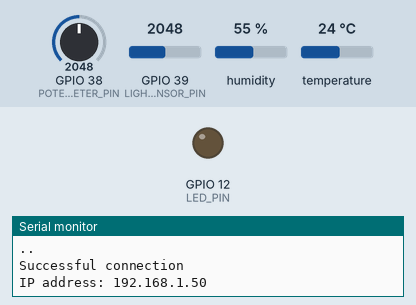
Bench run of a sketch on a simulated ESP32. On the bench: output pins drawn as LEDs (lit = HIGH), the last lines printed to the serial monitor. The test bench sets the inputs (shaded band); at power-on: GPIO 38 (POTENTIOMETER_PIN) = 2048, GPIO 39 (LIGHT_SENSOR_PIN) = 2048, humidity 55 %, temperature 24 °C. WiFi joins after 1.5 s; servers stay silent unless stated; uploads are accepted with an empty reply.

Above: at 16.1 s.
At 34.3 s:
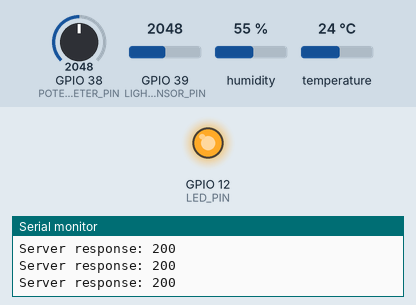
Timing chart, 0 to 41.0 s (numbered marks = the images above):
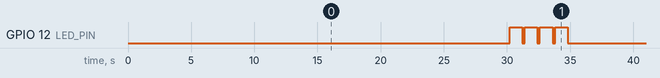

The sketch:

Project.ino
```cpp
// Libraries
#include <WiFi.h>
#include <HTTPClient.h>
#include <ArduinoJson.h>
#include <DHT.h>

//Variables

// Variables Wifi
const char* ssid = "iPhone de Ximena";  // name's network Wi-Fi
const char* password = "ximena123";     // password's Wi-Fi

bool dataSent = false;  // Flag to send data
#define DHTPIN 13      //  DHT22 data pin
#define DHTTYPE DHT22  // Type of the sensor DHT

#define LED_PIN 12 // LED to indicate data transmission

#define LIGHT_SENSOR_PIN A3 // Sensor TEMT6000
#define POTENTIOMETER_PIN A2 // Level sensor simulation

DHT dht(DHTPIN, DHTTYPE);

unsigned long previousMillis = 0;
const long interval = 30000;  // Time interval in milliseconds

void setup() {
  Serial.begin(115200);
  dht.begin();
  connectToWiFi();
  pinMode(LED_PIN, OUTPUT);
}

void loop() {
  unsigned long currentMillis = millis();

  if (currentMillis - previousMillis >= interval) {
    previousMillis = currentMillis;

    float temperature = dht.readTemperature();  // Read temperature with sensor DHT22
    float humidity = dht.readHumidity();         // Read Humidity with sensor DHT22

    float light = analogRead(LIGHT_SENSOR_PIN); // Read light with sensor TEMT6000
    float level = analogRead(POTENTIOMETER_PIN); // Reading level with a sensor simulation with a potentiometer
    // Print the values on the serial port
    Serial.print("Temperature: ");
    Serial.print (temperature);
    Serial.println(" °C");
    Serial.print("Humidity: ");
    Serial.print (humidity);
    Serial.println(" %");
    Serial.print("Light: ");
    Serial.print(light);
    Serial.println(" %");
    Serial.print("Level: ");
    Serial.print(level);
    Serial.println(" %");

    if (WiFi.status() == WL_CONNECTED) {
      sendSensorData (temperature);  // Send temperature to backend
      sendHumidityData (humidity);   // Send humidity to backend
      sendLightData(light);          // Send light to backend
      sendLevelData(level);          // Send level to backend
    }
  }
}

// Void to check if the connection is available
void connectToWiFi() {
  Serial.print("Connecting to ");
  Serial.println(ssid);

  WiFi.begin(ssid, password);

  while (WiFi.status() != WL_CONNECTED) {
    delay(1000);
    Serial.print(".");
  }
  Serial.println("");
  Serial.println("Successful connection");
  Serial.print("IP address: ");
  Serial.println(WiFi.localIP());
}

// Void to send temperature sensor
//data to the backend at the correct sensor ID
void sendSensorData(float temperature) {
  HTTPClient http;
  //Endpoint
  String serverEndpoint = "http://laundryapp.cleverapps.io/api/sensors/update/1";

  // Create a JSON object using ArduinoJson
  StaticJsonDocument<200> jsonDocument;
  jsonDocument["id"] = 1;
  jsonDocument["name"] =  "Temperature";
  jsonDocument["measure"] = temperature;
  jsonDocument["sensorType"] = "TEMPERATURE";
  jsonDocument["status"] = true;

  String jsonString;
  serializeJson(jsonDocument, jsonString);

  http.begin(serverEndpoint);
  http.addHeader("Content-Type", "application/json");
  http.setAuthorization("user", "myPassword");

  // type request PUT
  int httpResponseCode = http.PUT(jsonString);
  // Server responses
  if (httpResponseCode > 0) {
    Serial.print("Server response: ");
    Serial.println(httpResponseCode);
    // LED to indicate data transmission
    digitalWrite(LED_PIN, HIGH);
    delay(1000);
    digitalWrite(LED_PIN, LOW);
  } else {
    Serial.print("Error in the request:");
    Serial.println(httpResponseCode);
  }
  http.end();
}

// Void to send humidity sensor
//data to the backend at the correct sensor ID
void sendHumidityData(float humidity) {
  HTTPClient http;

  String serverEndpoint = "http://laundryapp.cleverapps.io/api/sensors/update/2";

  // Crear un objeto JSON usando ArduinoJson
  StaticJsonDocument<200> jsonDocument;
  jsonDocument["id"] = 2;
  jsonDocument["name"] =  "Humidity";
  jsonDocument["measure"] = humidity;
  jsonDocument["sensorType"] = "HUMIDITY";
  jsonDocument["status"] = false;

  String jsonString;
  serializeJson(jsonDocument, jsonString);

  http.begin(serverEndpoint);
  http.addHeader("Content-Type", "application/json");
  http.setAuthorization("user", "myPassword");

  int httpResponseCode = http.PUT(jsonString);

  if (httpResponseCode > 0) {
    Serial.print("Server response: ");
    Serial.println(httpResponseCode);
    digitalWrite(LED_PIN, HIGH);
    delay(1000);
    digitalWrite(LED_PIN, LOW);
  } else {
    Serial.print("Error in the request:");
    Serial.println(httpResponseCode);
  }
  http.end();
}

// Void to send light sensor
//data to the backend at the correct sensor ID
void sendLightData(float light) {
  HTTPClient http;

  String serverEndpoint = "http://laundryapp.cleverapps.io/api/sensors/update/3";

  StaticJsonDocument<200> jsonDocument;
  jsonDocument["id"] = 3;
  jsonDocument["name"] = "Light";
  jsonDocument["measure"] = light;
  jsonDocument["sensorType"] = "LIGHT";
  jsonDocument["status"] = false;

  String jsonString;
  serializeJson(jsonDocument, jsonString);

  http.begin(serverEndpoint);
  http.addHeader("Content-Type", "application/json");
  http.setAuthorization("user", "myPassword");

  int httpResponseCode = http.PUT(jsonString);

  if (httpResponseCode > 0) {
    Serial.print("Server response: ");
    Serial.println(httpResponseCode);

    digitalWrite(LED_PIN, HIGH);
    delay(1000);
    digitalWrite(LED_PIN, LOW);
  } else {
    Serial.print("Error in the request: ");
    Serial.println(httpResponseCode);
  }

  http.end();
}

// Void to send level sensor
//data to the backend at the correct sensor ID
void sendLevelData(float level) {
  HTTPClient http;

  String serverEndpoint = "http://laundryapp.cleverapps.io/api/sensors/update/4";

  StaticJsonDocument<200> jsonDocument;
  jsonDocument["id"] = 4;
  jsonDocument["name"] = "Level";
  jsonDocument["measure"] = level;
  jsonDocument["sensorType"] = "LEVEL";
  jsonDocument["status"] = false;

  String jsonString;
  serializeJson(jsonDocument, jsonString);

  http.begin(serverEndpoint);
  http.addHeader("Content-Type", "application/json");
  http.setAuthorization("user", "myPassword");

  int httpResponseCode = http.PUT(jsonString);

  if (httpResponseCode > 0) {
    Serial.print("Server response: ");
    Serial.println(httpResponseCode);

    digitalWrite(LED_PIN, HIGH);
    delay(1000);
    digitalWrite(LED_PIN, LOW);
  } else {
    Serial.print("Error in the request: ");
    Serial.println(httpResponseCode);
  }

  http.end();
}
```

Measured:
- by itself, GPIO 12 (LED_PIN): repeats every 30.0 s: 3 × (LOW 0.20 s, HIGH 1.0 s), LOW 25.4 s, HIGH 1.0 s
- by itself, everything shown: repeats every 30.0 s, in 8 steps
